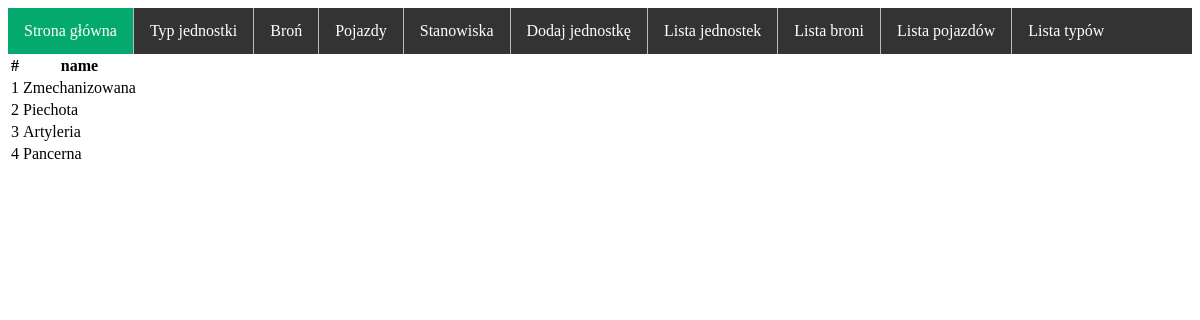
Page /show_type/ on the earlier database version.
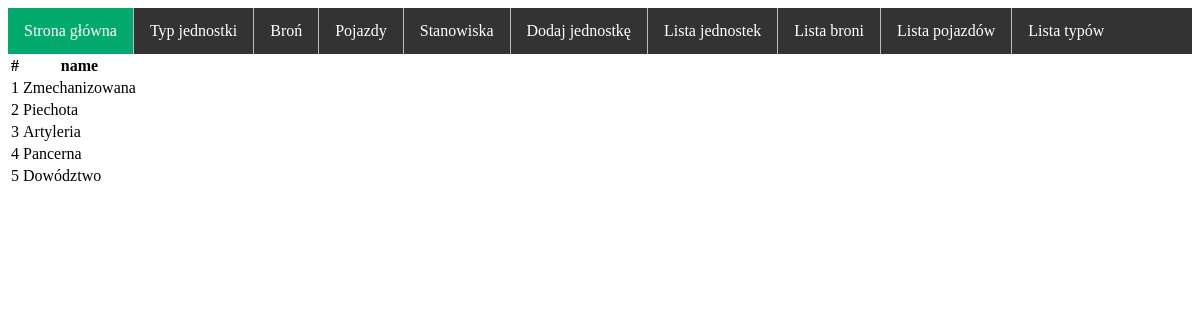
Same page on the later database version.
### military/models.py (models this page shows, shortened)
class UnitType(models.Model):
    name = models.CharField(max_length=125)

### military/views.py (the view)
# urls.py: path('show_type/', views.ShowTypeView.as_view())
class ShowTypeView(View):
    def get(self,request):
        types=UnitType.objects.all()
        return  render(request, 'type.html', {'types':types})

### templates/type.html (shortened to what this page needs)
{% extends 'base.html' %}
{% block content %}
    <table class="table">
        <tr>
            <th>#</th>
            <th>name</th>
        </tr>
        {% for type in types %}
            <tr class="{% cycle 'table-light' 'table-secondary'%}">
                <td>{{ forloop.counter }}</td>
                <td>{{ type.name }}</td>
            </tr>
        {% endfor %}
    </table>
{% endblock %}

Differences in the rows shown:
added UnitType: name "Dowództwo"
